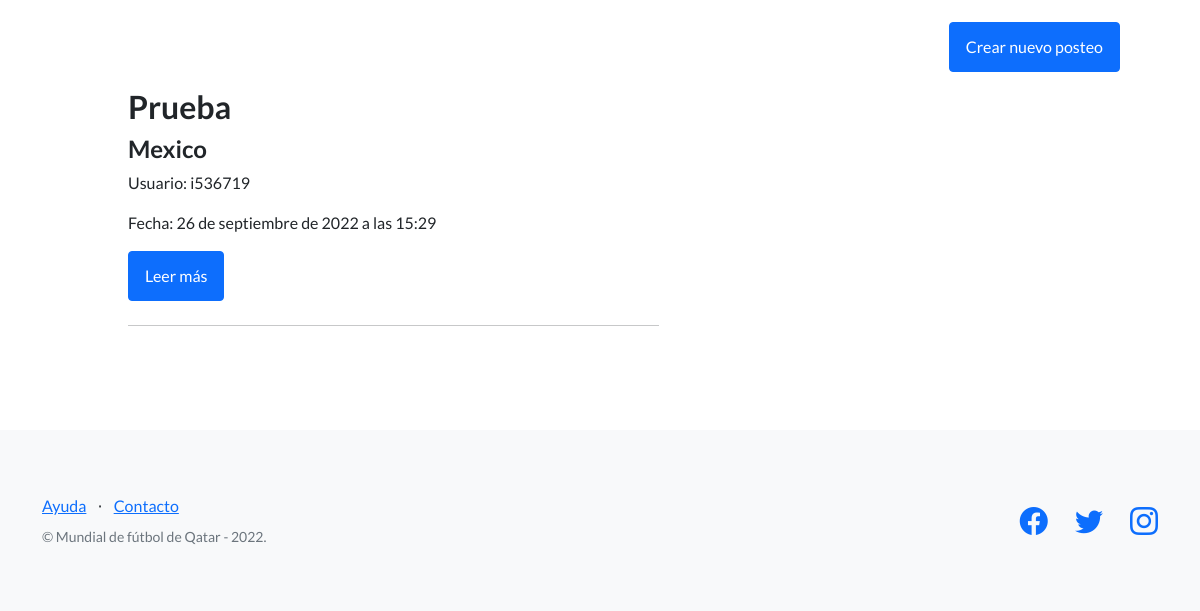
Page /proyecto-mundial/pages/ (lower part) on the earlier database version.
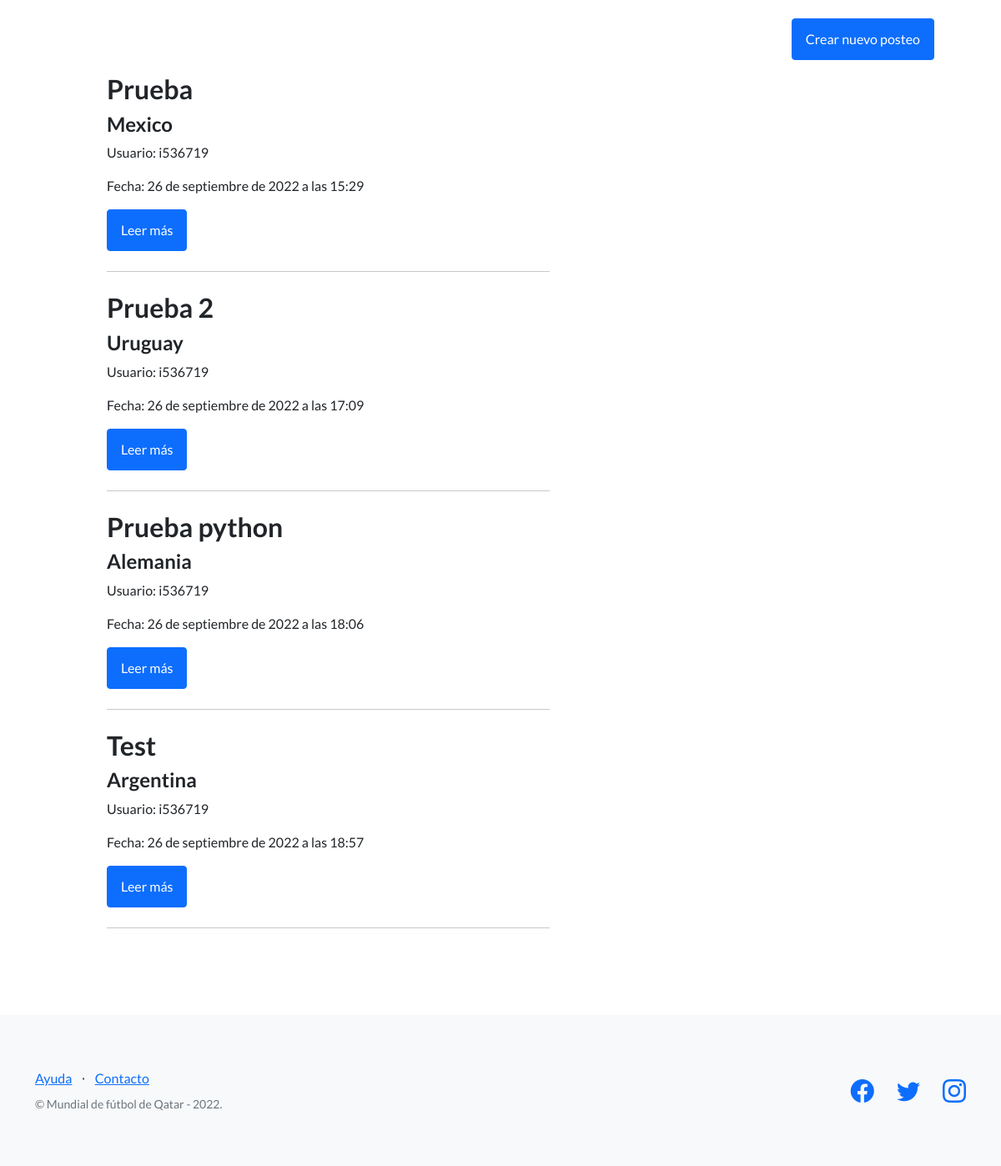
Same page on the later database version.
### AppMundial/models.py (models this page shows, shortened)
class Posts(models.Model):
    id = models.AutoField(primary_key=True)
    titulo=models.CharField(max_length=60)
    equipo=models.CharField(max_length=280)
    posteo=RichTextField()
    creado = models.DateTimeField(auto_now_add=True)
    actualizado = models.DateTimeField(auto_now=True)
    autor = models.ForeignKey(
        settings.AUTH_USER_MODEL,
        on_delete=models.CASCADE,
    )
    image = models.ImageField(upload_to='thumbnail', null=True, blank=True)

### AppMundial/views.py (the view)
# urls.py: path('pages/', views.PostList.as_view(), name='blog'),
class PostList(ListView):
    model=Posts
    template_name= 'AppMundial/03-blog.html'

### templates/AppMundial/03-blog.html (shortened to what this page needs)
{% extends "AppMundial/01-plantilla_base.html" %}
{% load static%}
{% block contenido_base %}
    <br><p align="right"><button type="button" class="btn btn-primary"><a href="{% url 'New' %}" style="color:white; text-decoration:none;">Crear nuevo posteo</a></button> </p>
<body>
<div class="container px-4 px-lg-5">
 <div class="row gx-4 gx-lg-5 left-content-center">
    <div class="col-md-10 col-lg-8 col-xl-7">
    {% for Posts in object_list %}
    <div class="post-preview">
        <h2 class="post-title">{{Posts.titulo}}</h2>
        <h4 class="post-subtitle">{{Posts.equipo}}</h4>
        <p class="post-meta"> Usuario: {{Posts.autor}}</p>
        <p class="post-meta"> Fecha: {{Posts.creado}}</p>
        <p>
            <button type="button" class="btn btn-primary"><a href="{% url 'Detail' Posts.id %}" style="color:white; text-decoration:none;">Leer más</a></button>
        </p>
        <hr class="my-4" />
    {% endfor %}
        </div>
    </div>
</div>
</body>
{% endblock contenido_base %}

Differences in the rows shown:
added Posts: titulo "Prueba 2", equipo "Uruguay", autor "i536719", creado "26 de septiembre de 2022 a las 17:09"
added Posts: titulo "Prueba python", equipo "Alemania", autor "i536719", creado "26 de septiembre de 2022 a las 18:06"
added Posts: titulo "Test", equipo "Argentina", autor "i536719", creado "26 de septiembre de 2022 a las 18:57"
